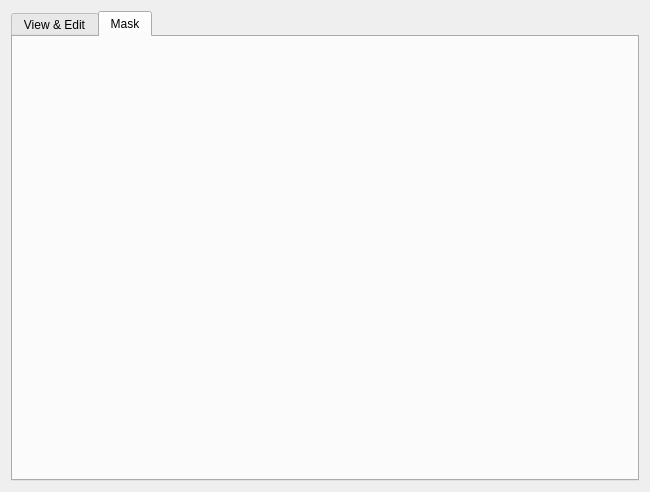
<?xml version="1.0" encoding="UTF-8"?>
<ui version="4.0">
 <class>Viewer_widget</class>
 <widget class="QWidget" name="Viewer_widget">
  <property name="geometry">
   <rect>
    <x>0</x>
    <y>0</y>
    <width>650</width>
    <height>492</height>
   </rect>
  </property>
  <property name="windowTitle">
   <string>Form</string>
  </property>
  <layout class="QGridLayout" name="gridLayout_3">
   <item row="0" column="0">
    <widget class="QTabWidget" name="tabWidget">
     <property name="currentIndex">
      <number>1</number>
     </property>
     <property name="usesScrollButtons">
      <bool>true</bool>
     </property>
     <property name="documentMode">
      <bool>false</bool>
     </property>
     <widget class="QWidget" name="tab">
      <attribute name="title">
       <string>View &amp;&amp; Edit</string>
      </attribute>
      <layout class="QGridLayout" name="gridLayout_4" rowstretch="0" columnstretch="0">
       <item row="0" column="0">
        <widget class="Viewer" name="graphicsView" native="true"/>
       </item>
      </layout>
     </widget>
     <widget class="QWidget" name="tab_2">
      <attribute name="title">
       <string>Mask</string>
      </attribute>
      <layout class="QGridLayout" name="gridLayout"/>
     </widget>
    </widget>
   </item>
  </layout>
 </widget>
 <customwidgets>
  <customwidget>
   <class>Viewer</class>
   <extends>QWidget</extends>
   <header>../WTF_Viewer/viewer_widget/viewer/viewer.h</header>
   <container>1</container>
  </customwidget>
 </customwidgets>
 <tabstops>
  <tabstop>tabWidget</tabstop>
 </tabstops>
 <resources/>
 <connections/>
</ui>
